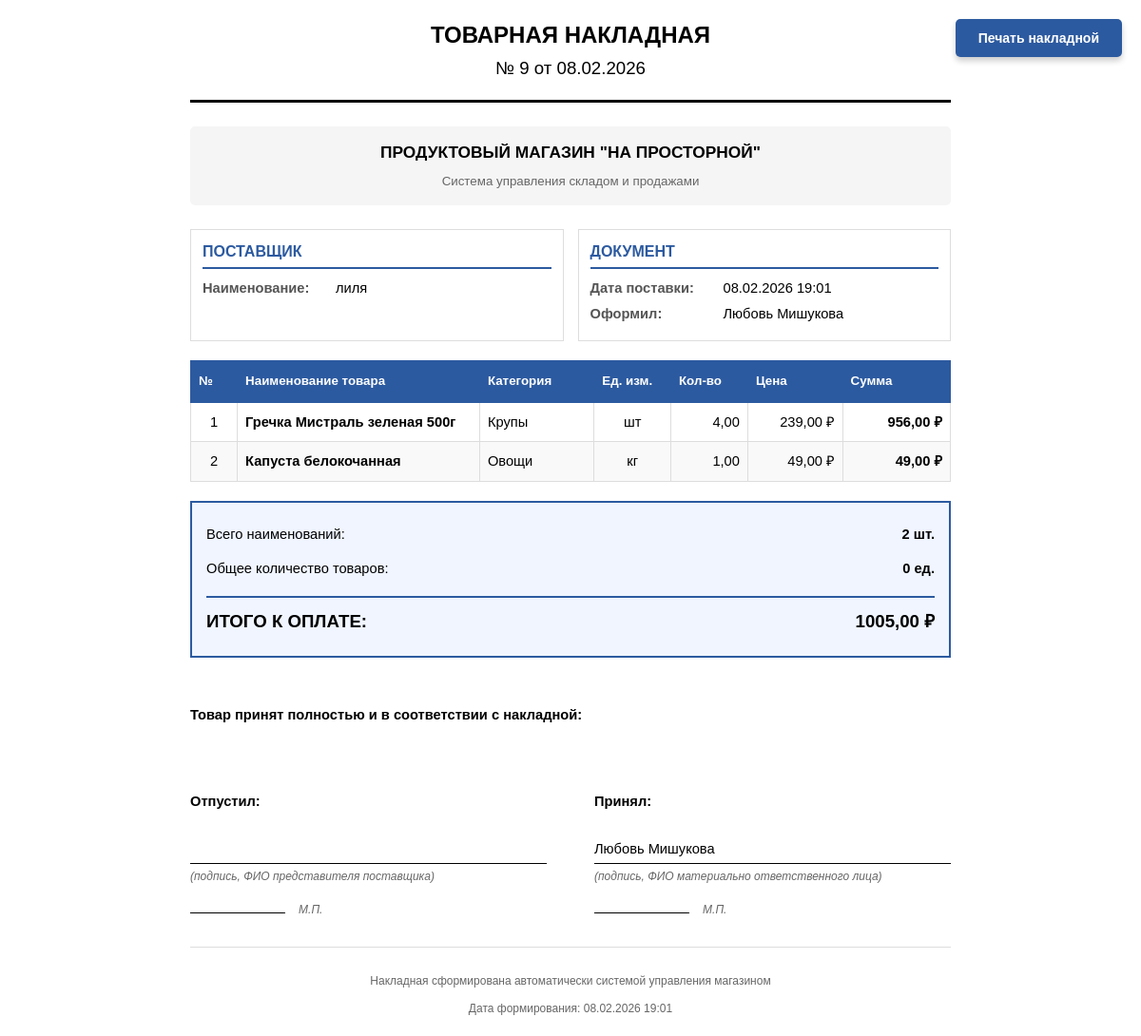
The page /products/supplies/9/invoice/ (signed in) on the database its author committed.
### products/models.py (models this page shows, shortened)
class Supply(models.Model):
    supplier = models.CharField(max_length=200, verbose_name='Поставщик')
    supply_date = models.DateTimeField(default=timezone.now, verbose_name='Дата поставки')
    total_cost = models.DecimalField(max_digits=10, decimal_places=2, default=0, verbose_name='Общая стоимость')
    created_by = models.ForeignKey('accounts.CustomUser', on_delete=models.SET_NULL, null=True, verbose_name='Создал')
    notes = models.TextField(blank=True, verbose_name='Примечания')
    class Meta:
        verbose_name = 'Поставка'
        verbose_name_plural = 'Поставки'
        ordering = ['-supply_date']

class SupplyItem(models.Model):
    supply = models.ForeignKey(Supply, on_delete=models.CASCADE, related_name='items', verbose_name='Поставка')
    product = models.ForeignKey(Product, on_delete=models.CASCADE, related_name='supply_items', verbose_name='Товар')
    quantity = models.DecimalField(max_digits=10, decimal_places=2, verbose_name='Количество')
    price_per_unit = models.DecimalField(max_digits=10, decimal_places=2, verbose_name='Цена за единицу')
    class Meta:
        verbose_name = 'Позиция поставки'
        verbose_name_plural = 'Позиции поставки'
    def get_total(self):
        return self.quantity * self.price_per_unit

class Product(models.Model):
    name = models.CharField(max_length=200, verbose_name='Название')
    sku = models.CharField(max_length=50, verbose_name='Артикул', blank=True, null=True, unique=True)
    category = models.ForeignKey(Category, on_delete=models.CASCADE, related_name='products', verbose_name='Категория')
    image = models.ImageField(upload_to='products/', blank=True, null=True, verbose_name='Изображение')
    description = models.TextField(blank=True, verbose_name='Описание')
    price = models.DecimalField(max_digits=10, decimal_places=2, verbose_name='Цена')
    quantity = models.IntegerField(default=0, verbose_name='Количество на складе')
    unit = models.CharField(max_length=20, default='кг', verbose_name='Единица измерения')
    created_at = models.DateTimeField(auto_now_add=True, verbose_name='Дата создания')
    updated_at = models.DateTimeField(auto_now=True, verbose_name='Дата обновления')
    class Meta:
        verbose_name = 'Товар'
        verbose_name_plural = 'Товары'
        ordering = ['-created_at']

class Category(models.Model):
    name = models.CharField(max_length=100, verbose_name='Название')
    icon = models.CharField(max_length=50, default='fa-box', verbose_name='Иконка')
    description = models.TextField(blank=True, verbose_name='Описание')
    class Meta:
        verbose_name = 'Категория'
        verbose_name_plural = 'Категории'
        ordering = ['name']

### accounts/models.py (models this page shows, shortened)
class CustomUser(AbstractUser):
    ROLE_CHOICES = (
        ('director', 'Директор'),
        ('manager', 'Заведующий'),
        ('cashier', 'Кассир'),
    )
    role = models.CharField(max_length=20, choices=ROLE_CHOICES, default='cashier', verbose_name='Роль')
    avatar = models.ImageField(upload_to='avatars/', blank=True, null=True, verbose_name='Аватар')
    phone = models.CharField(max_length=20, blank=True, verbose_name='Телефон')
    class Meta:
        verbose_name = 'Пользователь'
        verbose_name_plural = 'Пользователи'
    def can_manage_products(self):
        return self.role in ['director', 'manager']

### products/views.py (the view)
# urls.py: path('supplies/<int:supply_id>/invoice/', views.print_supply_invoice, name='print_supply_invoice'),
@login_required
def print_supply_invoice(request, supply_id):
    if not request.user.can_manage_products():
        messages.error(request, 'У вас нет прав для просмотра накладных.')
        return redirect('products:supply_list')
    supply = get_object_or_404(Supply, id=supply_id)
    supply_items = SupplyItem.objects.filter(supply=supply).select_related('product__category')
    context = {
        'supply': supply,
        'supply_items': supply_items,
    }
    return render(request, 'products/supply_invoice.html', context)

### templates/products/supply_invoice.html (shortened to what this page needs)
<!DOCTYPE html>
<html lang="ru">
<head>
</head>
<body>
    <button class="print-button no-print" onclick="window.print()">
         Печать накладной
    </button>
    <div class="invoice-container">
        <div class="invoice-header">
            <div class="invoice-title">Товарная накладная</div>
            <div class="invoice-number">№ {{ supply.id }} от {{ supply.supply_date|date:"d.m.Y" }}</div>
        </div>
        <div class="company-info">
            <div style="text-align: center; font-weight: bold; font-size: 13pt; margin-bottom: 10px;">
                ПРОДУКТОВЫЙ МАГАЗИН "НА ПРОСТОРНОЙ"
            </div>
            <div style="text-align: center; font-size: 10pt; color: #666;">
                Система управления складом и продажами
            </div>
        </div>
        <div class="info-grid">
            <div class="info-section">
                <div class="info-section-title">ПОСТАВЩИК</div>
                <div class="info-row">
                    <div class="info-label">Наименование:</div>
                    <div class="info-value">{{ supply.supplier }}</div>
                </div>
            </div>
            <div class="info-section">
                <div class="info-section-title">ДОКУМЕНТ</div>
                <div class="info-row">
                    <div class="info-label">Дата поставки:</div>
                    <div class="info-value">{{ supply.supply_date|date:"d.m.Y H:i" }}</div>
                </div>
                <div class="info-row">
                    <div class="info-label">Оформил:</div>
                    <div class="info-value">{{ supply.created_by.get_full_name|default:"Не указан" }}</div>
                </div>
            </div>
        </div>
        <table class="items-table">
            <thead>
                <tr>
                    <th style="width: 40px;">№</th>
                    <th style="width: 300px;">Наименование товара</th>
                    <th style="width: 120px;">Категория</th>
                    <th style="width: 80px;" class="text-center">Ед. изм.</th>
                    <th style="width: 80px;" class="text-right">Кол-во</th>
                    <th style="width: 100px;" class="text-right">Цена</th>
                    <th style="width: 120px;" class="text-right">Сумма</th>
                </tr>
            </thead>
            <tbody>
                {% for item in supply_items %}
                <tr>
                    <td class="text-center">{{ forloop.counter }}</td>
                    <td><strong>{{ item.product.name }}</strong></td>
                    <td>{{ item.product.category.name }}</td>
                    <td class="text-center">{{ item.product.unit }}</td>
                    <td class="text-right">{{ item.quantity }}</td>
                    <td class="text-right">{{ item.price_per_unit|floatformat:2 }} ₽</td>
                    <td class="text-right"><strong>{{ item.get_total|floatformat:2 }} ₽</strong></td>
                </tr>
                {% empty %}
                <tr>
                    <td colspan="7" class="text-center" style="padding: 30px; color: #999;">
                        Товары отсутствуют
                    </td>
                </tr>
                {% endfor %}
            </tbody>
        </table>
        <div class="total-section">
            <div class="total-row">
                <span>Всего наименований:</span>
                <strong>{{ supply_items.count }} шт.</strong>
            </div>
            <div class="total-row">
                <span>Общее количество товаров:</span>
                <strong>{% widthratio supply_items.aggregate.total_quantity|default:0 1 1 %} ед.</strong>
            </div>
            <div class="total-row grand-total">
                <span>ИТОГО К ОПЛАТЕ:</span>
                <span>{{ supply.total_cost|floatformat:2 }} ₽</span>
            </div>
        </div>
        <div class="signatures">
            <div style="font-weight: bold; margin-bottom: 20px;">
                Товар принят полностью и в соответствии с накладной:
            </div>
            <div class="signature-block">
                <div class="signature-line">
                    <div class="signature-title">Отпустил:</div>
                    <div class="signature-field"></div>
                    <div class="signature-label">(подпись, ФИО представителя поставщика)</div>
                    <div style="margin-top: 15px;">
                        <div style="display: inline-block; width: 100px; border-bottom: 1px solid #000; margin-right: 10px;"></div>
                        <span class="signature-label">М.П.</span>
                    </div>
                </div>
                <div class="signature-line">
                    <div class="signature-title">Принял:</div>
                    <div class="signature-field">{{ supply.created_by.get_full_name|default:"" }}</div>
                    <div class="signature-label">(подпись, ФИО материально ответственного лица)</div>
                    <div style="margin-top: 15px;">
                        <div style="display: inline-block; width: 100px; border-bottom: 1px solid #000; margin-right: 10px;"></div>
                        <span class="signature-label">М.П.</span>
                    </div>
                </div>
            </div>
        </div>
        <div class="footer-note">
            <p>Накладная сформирована автоматически системой управления магазином</p>
            <p>Дата формирования: {{ supply.supply_date|date:"d.m.Y H:i" }}</p>
        </div>
    </div>
</body>
</html>

### templates/products/supply_invoice.html (style rules this page uses)
body { font-family: 'Arial', 'Helvetica', sans-serif; font-size: 11pt; line-height: 1.4; color: #000; margin: 20px; }
.invoice-container { max-width: 800px; margin: 0 auto; }
.invoice-header { text-align: center; margin-bottom: 25px; border-bottom: 3px solid #000; padding-bottom: 15px; }
.invoice-title { font-size: 18pt; font-weight: bold; margin: 0 0 5px 0; text-transform: uppercase; }
.invoice-number { font-size: 14pt; margin: 5px 0; }
.company-info { margin-bottom: 25px; padding: 15px; background: #f5f5f5; border-radius: 5px; }
.info-grid { display: grid; grid-template-columns: 1fr 1fr; gap: 15px; margin-bottom: 20px; }
.info-section { border: 1px solid #ddd; padding: 12px; background: white; }
.info-section-title { font-weight: bold; font-size: 12pt; margin-bottom: 10px; color: #2c5aa0; border-bottom: 2px solid #2c5aa0; padding-bottom: 5px; }
.info-row { display: flex; margin-bottom: 6px; }
.info-label { font-weight: bold; min-width: 140px; color: #555; }
.info-value { flex: 1; }
.items-table { width: 100%; border-collapse: collapse; margin: 20px 0; page-break-inside: auto; }
.items-table thead { background: #2c5aa0; color: white; }
.items-table th { padding: 12px 8px; text-align: left; font-weight: bold; border: 1px solid #2c5aa0; font-size: 10pt; }
.items-table td { padding: 10px 8px; border: 1px solid #ddd; vertical-align: top; }
.items-table tbody tr:nth-child(even) { background: #f9f9f9; }
.text-center { text-align: center; }
.text-right { text-align: right; }
.total-section { margin-top: 20px; border: 2px solid #2c5aa0; background: #f0f5ff; padding: 15px; }
.total-row { display: flex; justify-content: space-between; padding: 8px 0; font-size: 11pt; }
.total-row.grand-total { border-top: 2px solid #2c5aa0; margin-top: 10px; padding-top: 12px; font-size: 14pt; font-weight: bold; }
.signatures { margin-top: 50px; page-break-inside: avoid; }
.signature-block { display: grid; grid-template-columns: 1fr 1fr; gap: 50px; margin-top: 30px; }
.signature-line { margin-top: 40px; }
.signature-title { font-weight: bold; margin-bottom: 30px; }
.signature-field { border-bottom: 1px solid #000; min-height: 25px; margin-bottom: 5px; }
.signature-label { font-size: 9pt; color: #666; font-style: italic; }
.print-button { position: fixed; top: 20px; right: 20px; background: #2c5aa0; color: white; border: none; padding: 12px 24px; border-radius: 5px; cursor: pointer; font-size: 14px; font-weight: bold; box-shadow: 0 4px 6px rgba(0,0,0,0.2); z-index: 1000; }
.footer-note { margin-top: 30px; text-align: center; font-size: 9pt; color: #666; border-top: 1px solid #ddd; padding-top: 15px; }

### rows shown on the page
Supply: id "9", supply_date "08.02.2026", supplier "лиля", supply_date "08.02.2026 19:01", created_by.get_full_name "Любовь Мишукова", total_cost "1005,00"
SupplyItem: product.name "Гречка Мистраль зеленая 500г", product.category.name "Крупы", product.unit "шт", quantity "4,00", price_per_unit "239,00", get_total "956,00"
SupplyItem: product.name "Капуста белокочанная", product.category.name "Овощи", product.unit "кг", quantity "1,00", price_per_unit "49,00", get_total "49,00"

### other values the page prints
{{ supply_items.count }} "2"
